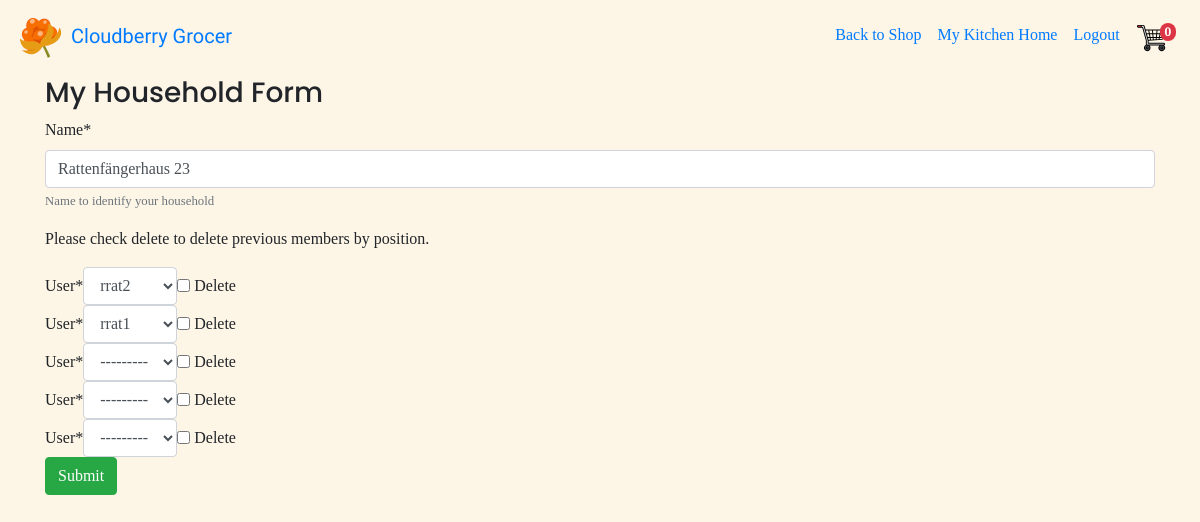
Before: /mykitchen/edit-household/13 (signed in) with the older database file.
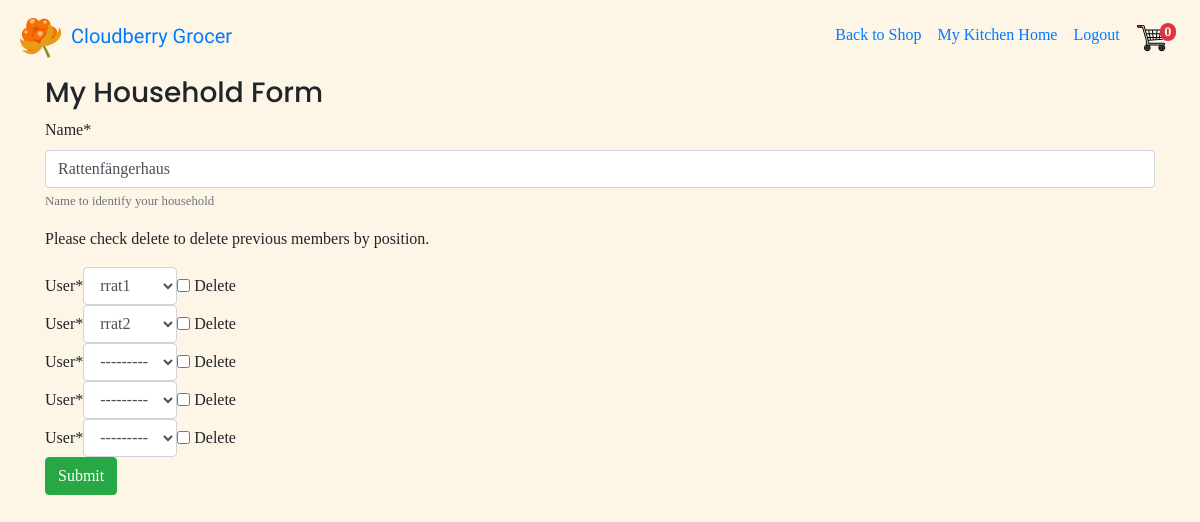
After: the same page with the newer database file.
### mykitchen/models.py (models this page shows, shortened)
class Household(models.Model):
    name = models.CharField(blank=False, max_length=50,
                            help_text='Name to identify your household')
    owner = models.ForeignKey(User,
                              blank=False,
                              on_delete=models.SET(get_sentinel_user))

### mykitchen/views.py (the view, shortened to what this page needs)
# urls.py: path('edit-household/<int:household_id>', mykitchen.views.edit_household,
@login_required
@permission_required(['mykitchen.view_household',
                      'mykitchen.add_household',
                      'mykitchen.change_household',
                      'mykitchen.view_member',
                      'mykitchen.add_member',
                      'mykitchen.change_member'])
def edit_household(request, household_id):
    household_to_update = get_object_or_404(Household, pk=household_id)
    current_members = Member.objects.filter(household=household_to_update)
    owners_pk = [h.owner.id for h in Household.objects.all()]
    household_members = [x.user for x in current_members]
    other_members = Member.objects.exclude(user__in=household_members)
    other_members_pk = [om.user.id for om in other_members]
    to_be_excluded = [1, *owners_pk, *other_members_pk]
    edit_house_form = HouseholdForm(instance=household_to_update)
    edit_member_form = MemberFormSet(instance=household_to_update,
                                     prefix="member")
    for formsets in edit_member_form.forms:
        formsets.fields['user'].queryset = (
            formsets.fields['user'].queryset.exclude(Q(id__in=to_be_excluded)))
    return render(request, 'mykitchen/update_household.template.html', {
                  'house_form': edit_house_form,
                  'member_form': edit_member_form
                  })

### mykitchen/forms.py
class HouseholdForm(forms.ModelForm):
    class Meta:
        model = Household
        fields = ('name',)
        widgets = {
            'owner': forms.HiddenInput()
        }

### cart/contexts.py (called while the page is built)
def cart_contents(request):
    cart = request.session.get("shopping_cart", {})
    return {
        'shopping_cart': cart,
        'item_count': len(cart)
}

### mykitchen/templates/mykitchen/update_household.template.html (shortened to what this page needs)
{% extends 'base_kitchen.template.html' %}
{%load crispy_forms_tags %}
{%load static%}
{%block content%}
    <h3>My Household Form</h3>
    <form method="POST">
    {{ house_form|crispy }}
    <p>Please check delete to delete previous members by position.</p>
    {% for form in member_form %}
    <div class="form-inline {{ form.prefix }}">
        {{ form|crispy }}
    </div>
    {% endfor %}
    <input type="submit" role="button" class="btn btn-success" value="Submit"/>
    </form>
  {% endblock %}

Changed rows visible on the page:
changed Household: name "Rattenfängerhaus 23" → "Rattenfängerhaus"
Other visible differences:
form field form: "rrat2" → "rrat1"
form field form: "rrat1" → "rrat2"
